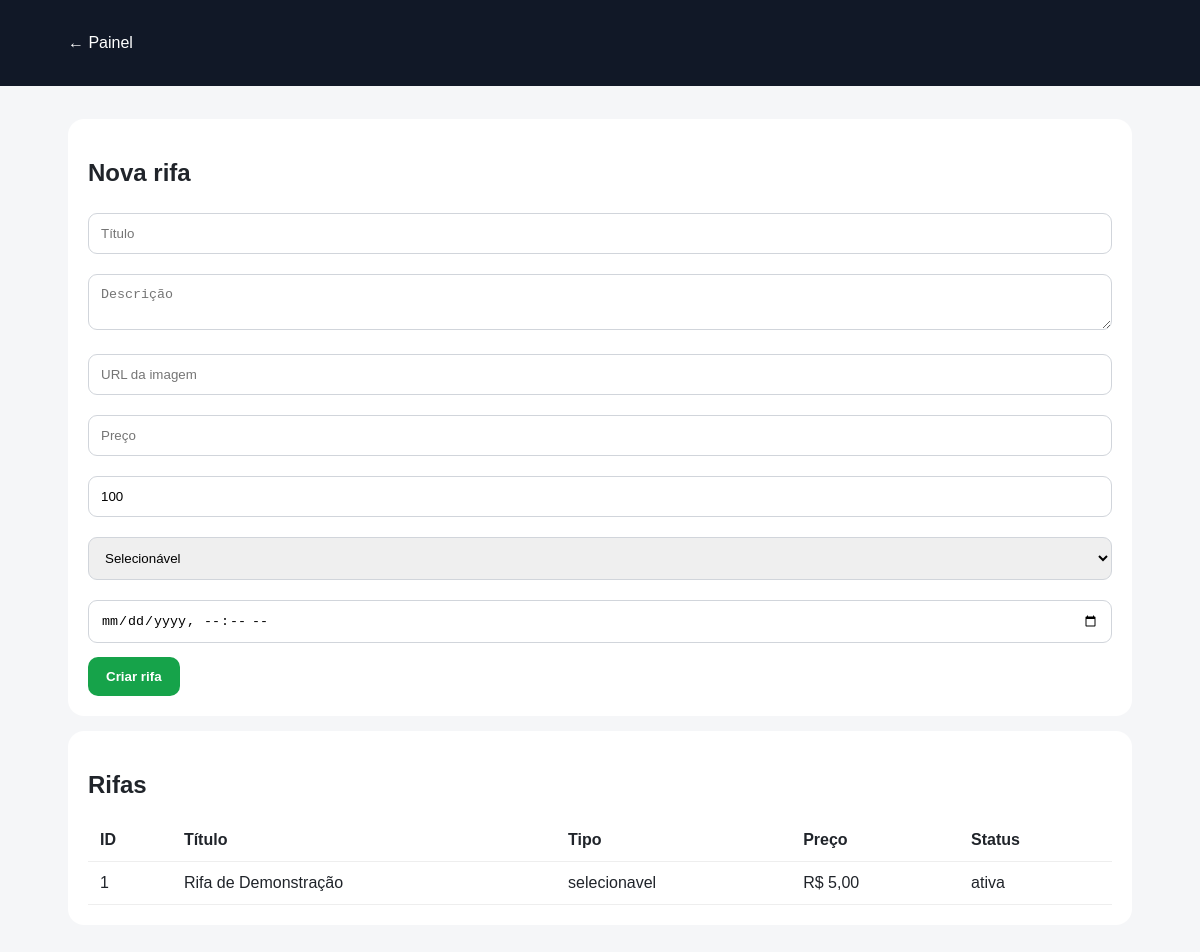
/admin/rifas.php (signed in), run on the app's committed database.
### tables this page shows
CREATE TABLE rifas(id INT AUTO_INCREMENT PRIMARY KEY,titulo VARCHAR(180) NOT NULL,descricao TEXT,imagem VARCHAR(500),preco DECIMAL(10,2) NOT NULL,total_numeros INT NOT NULL DEFAULT 100,tipo ENUM('selecionavel','aleatoria') NOT NULL DEFAULT 'selecionavel',status ENUM('ativa','pausada','encerrada') NOT NULL DEFAULT 'ativa',data_sorteio DATETIME NULL,created_at TIMESTAMP DEFAULT CURRENT_TIMESTAMP);

### config/config.php (called while the page is built, shortened)
<?php
function e($v){return htmlspecialchars((string)$v,ENT_QUOTES,'UTF-8');}

### admin/rifas.php (the view)
<?php require '../config/database.php';admin_required();if($_SERVER['REQUEST_METHOD']==='POST'){$s=$pdo->prepare('INSERT INTO rifas(titulo,descricao,imagem,preco,total_numeros,tipo,status,data_sorteio) VALUES(?,?,?,?,?,?,?,NULLIF(?,\'\'))');$s->execute([$_POST['titulo'],$_POST['descricao'],$_POST['imagem'],$_POST['preco'],$_POST['total_numeros'],$_POST['tipo'],'ativa',$_POST['data_sorteio']]);redirect('/admin/rifas.php');}$rifas=$pdo->query('SELECT * FROM rifas ORDER BY id DESC')->fetchAll();?>
<!doctype html><html><head><meta charset="utf-8"><meta name="viewport" content="width=device-width,initial-scale=1"><link rel="stylesheet" href="../assets/css/style.css"><title>Rifas</title></head><body><header class="top"><div class="wrap"><a href="index.php">← Painel</a></div></header><main class="wrap"><div class="box"><h2>Nova rifa</h2><form method="post"><input name="titulo" placeholder="Título" required><textarea name="descricao" placeholder="Descrição"></textarea><input name="imagem" placeholder="URL da imagem"><input type="number" step="0.01" min="0.01" name="preco" placeholder="Preço" required><input type="number" min="1" name="total_numeros" value="100" required><select name="tipo"><option value="selecionavel">Selecionável</option><option value="aleatoria">Aleatória</option></select><input type="datetime-local" name="data_sorteio"><button class="btn">Criar rifa</button></form></div><div class="box"><h2>Rifas</h2><table><tr><th>ID</th><th>Título</th><th>Tipo</th><th>Preço</th><th>Status</th></tr><?php foreach($rifas as $r):?><tr><td><?=$r['id']?></td><td><?=e($r['titulo'])?></td><td><?=e($r['tipo'])?></td><td>R$ <?=number_format($r['preco'],2,',','.')?></td><td><?=e($r['status'])?></td></tr><?php endforeach;?></table></div></main></body></html>

### assets/css/style.css (style rules this page uses)
* { box-sizing:border-box }
body { margin:0;font-family:Arial,sans-serif;background:#f5f6f8;color:#20242a }
a { text-decoration:none;color:inherit }
.top { background:#111827;color:#fff;padding:16px }
.wrap { max-width:1100px;margin:auto;padding:18px }
.btn { display:inline-block;border:0;border-radius:10px;padding:12px 18px;background:#16a34a;color:white;font-weight:700;cursor:pointer }
.box { background:#fff;padding:20px;border-radius:16px;margin:15px 0 }
input,select,textarea { width:100%;padding:12px;border:1px solid #d1d5db;border-radius:9px;margin:6px 0 14px }
table { width:100%;border-collapse:collapse;background:#fff }
th,td { padding:12px;border-bottom:1px solid #eee;text-align:left }

### data on the page
rifas: id "1", titulo "Rifa de Demonstração", tipo "selecionavel", preco "5,00", status "ativa"
